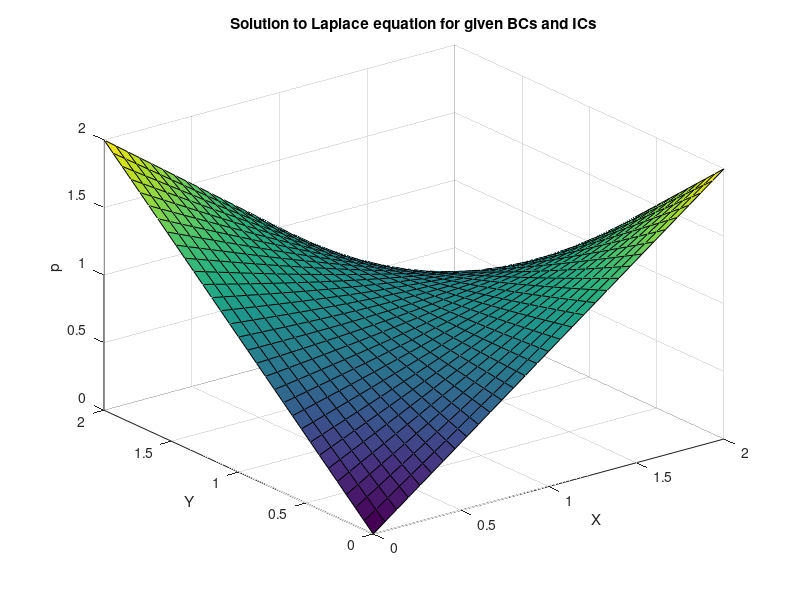

The MATLAB script that drew this image:
%Solving the Laplace equation using an iterative method
%d^2p/dx^2 + d^2p/dy^2 = 0
%There is no time dependence - we will try to find the p(j, i) that
%satisifes this equation by letting it run until it reaches equilbrium
%So once the difference between the current iteration of p and the next is
%very small we know it has almost reached equilbrium so we will stop

clear;

%Initialising variables
nx = 31; xmax = 2; dx = xmax/(nx-1);
ny = 31; ymax = 2; dy = ymax/(nx-1);

x = linspace(0, xmax, nx);
y = linspace(0, 2, ny);
[X,Y] = meshgrid(x, y);

%Initialising p and initial conditions
p = zeros(ny, nx);
p(1, :) = x;
p(ny, :) = xmax - x;
p(:, 1) = y;
p(:, nx) = ymax - y;

%Assigning a dummy number to iter_dif
iter_dif = 1;

%We will stop once the fractional difference between p_current and p_next
%is less than 1e-4
iter_dif_target = 1e-4;

while iter_dif > iter_dif_target
    po = p; %Current p(j,i) which we will use to calculate the next p(j,i)

    %Iterative loop solving for p(j,i) from discretisation of Laplace
    %equation
    for i=2:nx-1
        for j=2:ny-1
            p(j, i) = ((dy^2)*(po(j,i+1) + po(j,i-1)) + (dx^2)*(po(j+1,i) + po(j-1,i)))/(2 * (dx^2 + dy^2));            
        end
    end

    %Boundary conditions
    p(1, :) = x;
    p(ny, :) = xmax - x;
    p(:, 1) = y;
    p(:, nx) = ymax - y;
    
    %Fractional difference between p (new) and po (old)
    iter_dif = sum(abs(p(:)) - abs(po(:))) / sum(abs(po(:)));
end

%Plot the equilbrium solution
surf(X, Y, p); grid on;
xlabel('X'); ylabel('Y'); zlabel('p');
title('Solution to Laplace equation for given BCs and ICs');
